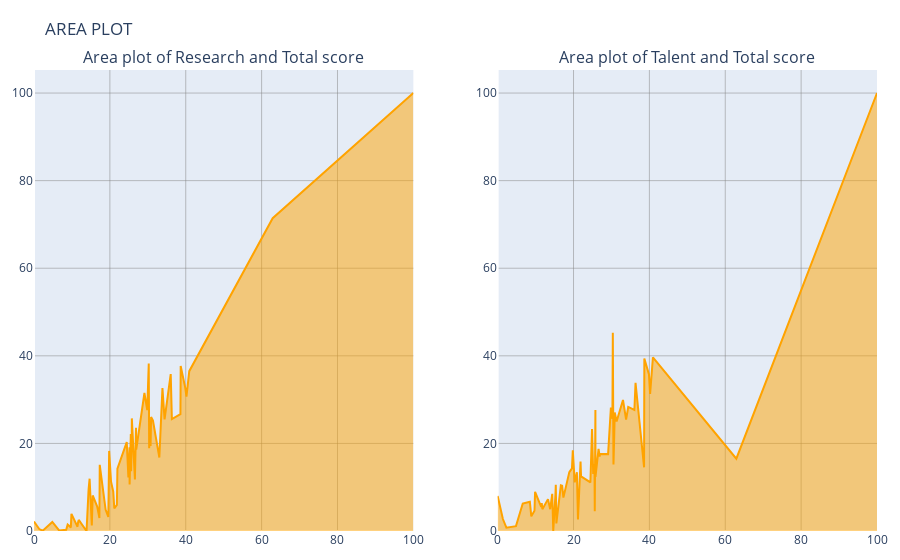

Write notebook code for a chart like this one.
### Code cell
# AREA PLOT SYNTAX IN PLOTLY

columns = ['Research', 'Talent']

# Create figure with subplots and titles
fig = make_subplots(rows=1, cols=2, subplot_titles=[f'Area plot of {col} and Total score' for col in columns])

# Add area traces for each column
for i, col in enumerate(columns):
    fig.add_trace(
        go.Scatter(
            x=df['Total score'],
            y=df[col],
            mode='lines',
            fill='tozeroy',
            line=dict(color="#ffa300"),
            name=col,
        ),
        row=1, col=i+1
    )

# Set overall title and axes labels
fig.update_layout(
    title_text='AREA PLOT',
    showlegend=False
)

# Style subplots
fig.update_layout(
    hovermode='x',  # Enable hover interaction
    margin=dict(l=20, r=20, b=20, t=70)
)

# Set minor grid for both subplots
fig.update_xaxes(showgrid=True, gridwidth=0.5, gridcolor="gray")
fig.update_yaxes(showgrid=True, gridwidth=0.5, gridcolor="gray")

fig.show()

### Figure 1 — Plotly figure (JSON) as saved in the notebook; plotly's stock layout.template omitted (floating-point values rounded to 4 significant figures)
{"data": [{"fill": "tozeroy", "line": {"color": "#ffa300"}, "mode": "lines", "name": "Research", "type": "scatter", "x": [100, 62.92, 40.93, 40.19, 39.89, 38.67, 38.6, 36.35, 36.04, 34.42, 33.86, 33.04, 31.36, 30.87, 30.73, 30.53, 30.36, 30.25, 29.85, 29.11, 26.95, 26.89, 26.6, 25.79, 25.77, 25.6, 25.52, 25.2, 25.19, 24.88, 24.45, 21.99, 21.85, 21.17, 20.89, 20.31, 19.81, 19.59, 18.89, 17.33, 17.24, 17, 16.66, 15.48, 15.33, 15.24, 14.66, 14.39, 13.85, 13.27, 11.79, 11.62, 11.47, 9.87, 9.71, 8.87, 8.49, 6.62, 4.83, 2.3, 1.38, 0], "xaxis": "x", "y": [100, 71.42, 36.5, 30.67, 32.63, 37.67, 26.66, 25.54, 35.84, 25.48, 32.63, 16.79, 25.21, 26.01, 19.39, 22.51, 18.92, 38.24, 27.61, 31.51, 18.6, 23.56, 11.75, 25.71, 21.18, 13.63, 22.15, 10.6, 19.1, 12.23, 20.3, 14.21, 5.96, 5.13, 8.96, 11.26, 18.29, 3.22, 4.83, 15.12, 2.97, 4.31, 5.57, 8.11, 1.49, 1.25, 11.94, 9.53, 0, 0.73, 2.53, 2.03, 0.98, 3.9, 0.83, 1.46, 0.28, 0.12, 2.08, 0.07, 0.45, 2.17], "yaxis": "y"}, {"fill": "tozeroy", "line": {"color": "#ffa300"}, "mode": "lines", "name": "Talent", "type": "scatter", "x": [100, 62.92, 40.93, 40.19, 39.89, 38.67, 38.6, 36.35, 36.04, 34.42, 33.86, 33.04, 31.36, 30.87, 30.73, 30.53, 30.36, 30.25, 29.85, 29.11, 26.95, 26.89, 26.6, 25.79, 25.77, 25.6, 25.52, 25.2, 25.19, 24.88, 24.45, 21.99, 21.85, 21.17, 20.89, 20.31, 19.81, 19.59, 18.89, 17.33, 17.24, 17, 16.66, 15.48, 15.33, 15.24, 14.66, 14.39, 13.85, 13.27, 11.79, 11.62, 11.47, 9.87, 9.71, 8.87, 8.49, 6.62, 4.83, 2.3, 1.38, 0], "xaxis": "x2", "y": [100, 16.51, 39.65, 31.28, 35.76, 39.38, 14.54, 33.83, 27.63, 28.32, 25.43, 29.93, 24.99, 27.07, 21.66, 15.18, 45.27, 25.63, 28.21, 17.56, 17.61, 16.97, 18.74, 12.34, 27.61, 4.49, 15.17, 14.21, 13.02, 23.3, 11.09, 12.46, 15.87, 2.65, 13.43, 11.11, 18.45, 14.3, 13.46, 7.62, 8.55, 10.34, 10.44, 1.72, 10.56, 8.4, 0, 8.49, 4.97, 7.28, 4.99, 6.34, 5.51, 8.94, 4.61, 3.36, 6.69, 6.27, 1.11, 0.75, 2.74, 8], "yaxis": "y2"}], "layout": {"annotations": [{"font": {"size": 16}, "showarrow": false, "text": "Area plot of Research and Total score", "x": 0.225, "xanchor": "center", "xref": "paper", "y": 1, "yanchor": "bottom", "yref": "paper"}, {"font": {"size": 16}, "showarrow": false, "text": "Area plot of Talent and Total score", "x": 0.775, "xanchor": "center", "xref": "paper", "y": 1, "yanchor": "bottom", "yref": "paper"}], "hovermode": "x", "margin": {"b": 20, "l": 20, "r": 20, "t": 70}, "showlegend": false, "title": {"text": "AREA PLOT"}, "xaxis": {"anchor": "y", "domain": [0, 0.45], "gridcolor": "gray", "gridwidth": 0.5, "showgrid": true}, "xaxis2": {"anchor": "y2", "domain": [0.55, 1], "gridcolor": "gray", "gridwidth": 0.5, "showgrid": true}, "yaxis": {"anchor": "x", "domain": [0, 1], "gridcolor": "gray", "gridwidth": 0.5, "showgrid": true}, "yaxis2": {"anchor": "x2", "domain": [0, 1], "gridcolor": "gray", "gridwidth": 0.5, "showgrid": true}}}
